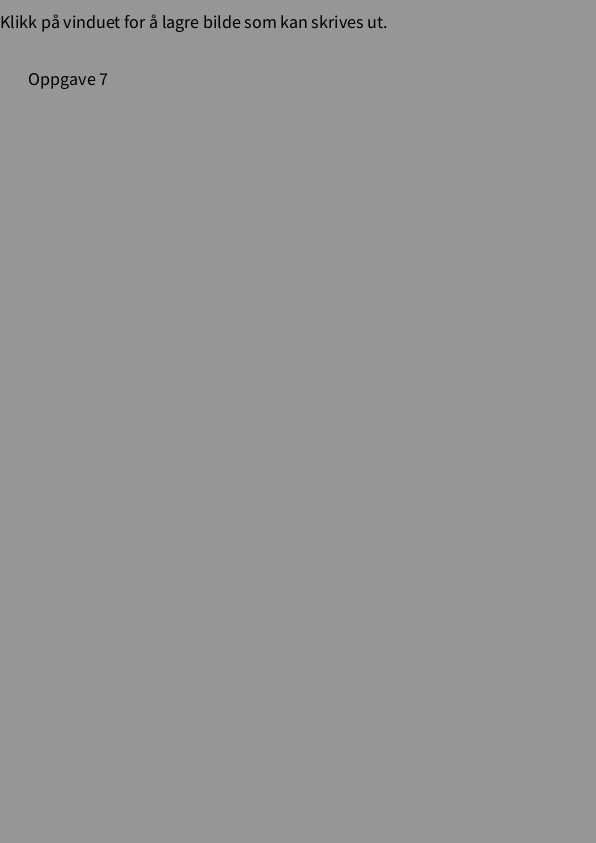
Frame 1 (no input)
Frame 60 (the mouse pressed at the canvas centre just before this capture): identical to frame 1, image omitted
Frame 120 (the mouse held since frame 60 and released just before this capture): identical to frame 1, image omitted

The Processing sketch that drew this single still picture (run headless with seeded random() and noise(); from frame 60 on, the mouse is pressed at the canvas centre):

// Processing sketch: oppgave7
// ── oppgave7.pde
/*
  Vennligst IKKE rediger denne fanen.
  Rediger fanen med navn "mittsvar" isteden.
*/
float sfactor;
void lagA4()
{
  sfactor = 28.4;
  scale(sfactor, sfactor);
  strokeWeight(1/sfactor);
  background(150);
}

void setup()
{
  size(596,843);
  fill(255);
  frameRate(30);
}

void draw()
{
  lagA4();
  textSize(18/sfactor);
  fill(0);
  textAlign(LEFT);
  text("Klikk på vinduet for å lagre bilde som kan skrives ut.",0,1);
  translate(0,2);
  text("Oppgave 7",1,1);
  translate(0,0.5);
  noFill();
  translate(0,2);
  oppgave7();
}

void mouseClicked()
{
  try{
    save("oppgave7.png");
    println("Bildet lagret som \"oppgave7.png\"");
  }
  catch(Exception e){
    println("Kunne ikke lagre bildet: " + e.getMessage());
  }
}
// ── minkode.pde
void oppgave7()
{
  // Skriv inn kode her...
  
}
